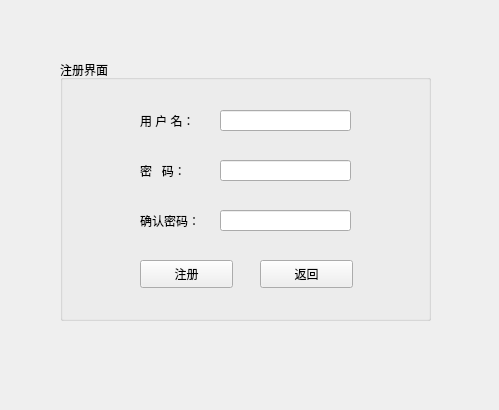
<?xml version="1.0" encoding="UTF-8"?>
<ui version="4.0">
 <class>zhucejiemian</class>
 <widget class="QWidget" name="zhucejiemian">
  <property name="geometry">
   <rect>
    <x>0</x>
    <y>0</y>
    <width>499</width>
    <height>410</height>
   </rect>
  </property>
  <property name="windowTitle">
   <string>Form</string>
  </property>
  <widget class="QGroupBox" name="groupBox">
   <property name="geometry">
    <rect>
     <x>60</x>
     <y>60</y>
     <width>371</width>
     <height>261</height>
    </rect>
   </property>
   <property name="title">
    <string>注册界面</string>
   </property>
   <widget class="QPushButton" name="pushButton">
    <property name="geometry">
     <rect>
      <x>80</x>
      <y>200</y>
      <width>93</width>
      <height>28</height>
     </rect>
    </property>
    <property name="text">
     <string>注册</string>
    </property>
   </widget>
   <widget class="QLineEdit" name="lineEdit_3">
    <property name="geometry">
     <rect>
      <x>160</x>
      <y>150</y>
      <width>131</width>
      <height>21</height>
     </rect>
    </property>
   </widget>
   <widget class="QLabel" name="label">
    <property name="geometry">
     <rect>
      <x>80</x>
      <y>50</y>
      <width>71</width>
      <height>21</height>
     </rect>
    </property>
    <property name="text">
     <string>用 户 名：</string>
    </property>
   </widget>
   <widget class="QLineEdit" name="lineEdit_2">
    <property name="geometry">
     <rect>
      <x>160</x>
      <y>100</y>
      <width>131</width>
      <height>21</height>
     </rect>
    </property>
   </widget>
   <widget class="QLineEdit" name="lineEdit">
    <property name="geometry">
     <rect>
      <x>160</x>
      <y>50</y>
      <width>131</width>
      <height>21</height>
     </rect>
    </property>
   </widget>
   <widget class="QLabel" name="label_2">
    <property name="geometry">
     <rect>
      <x>80</x>
      <y>100</y>
      <width>71</width>
      <height>21</height>
     </rect>
    </property>
    <property name="text">
     <string>密   码：</string>
    </property>
   </widget>
   <widget class="QLabel" name="label_3">
    <property name="geometry">
     <rect>
      <x>80</x>
      <y>150</y>
      <width>71</width>
      <height>21</height>
     </rect>
    </property>
    <property name="text">
     <string>确认密码：</string>
    </property>
   </widget>
   <widget class="QPushButton" name="pushButton_2">
    <property name="geometry">
     <rect>
      <x>200</x>
      <y>200</y>
      <width>93</width>
      <height>28</height>
     </rect>
    </property>
    <property name="text">
     <string>返回</string>
    </property>
   </widget>
  </widget>
 </widget>
 <resources/>
 <connections/>
</ui>
